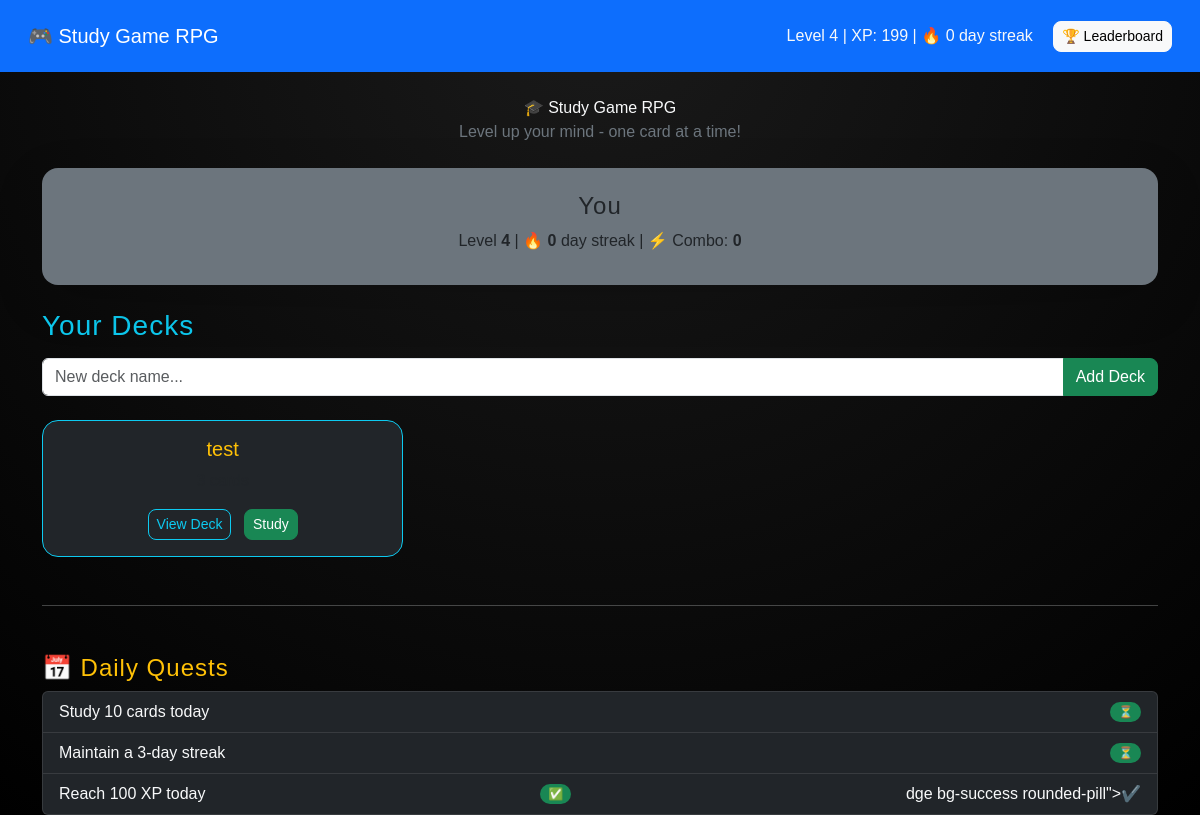
Before: / with the older database file.
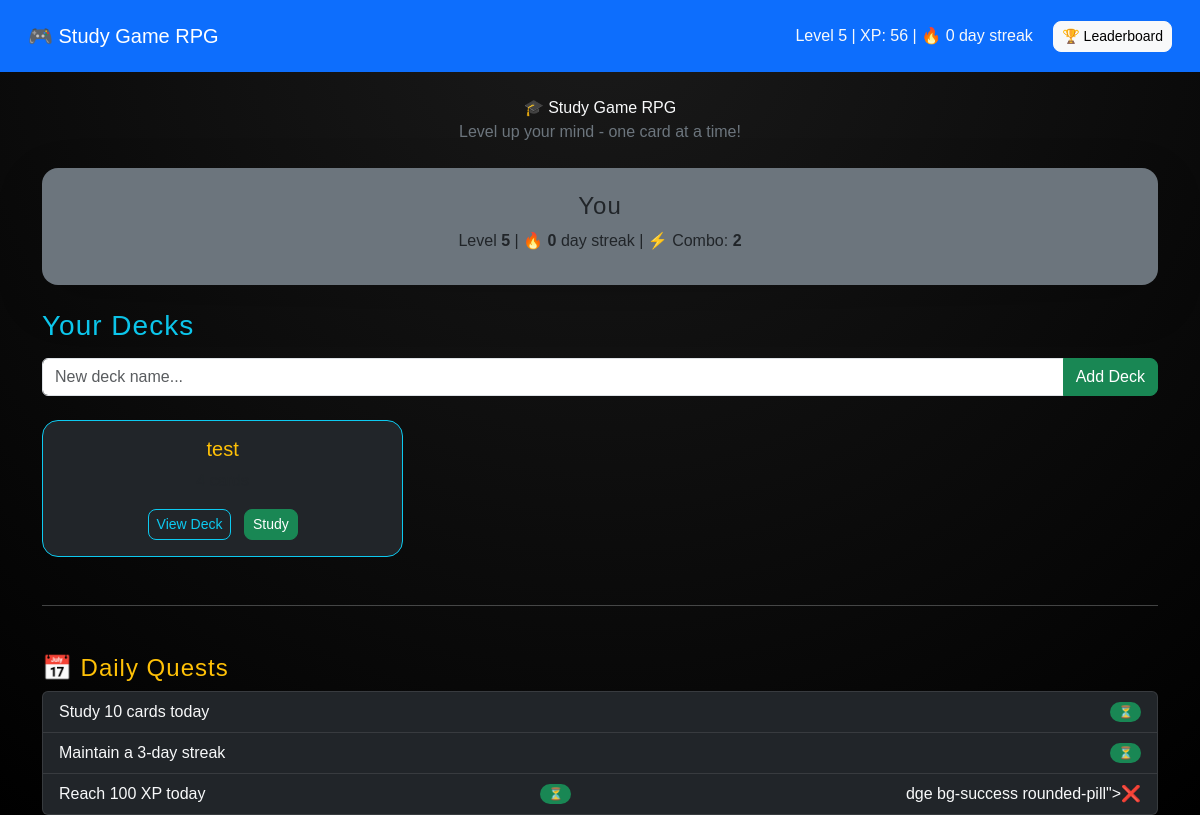
After: the same page with the newer database file.
### models.py (models this page shows)
class Player(db.Model):
    id = db.Column(db.Integer, primary_key=True)
    username = db.Column(db.String(50))
    xp = db.Column(db.Integer)
    level = db.Column(db.Integer)
    streak = db.Column(db.Integer)
    last_study = db.Column(db.String(20))
    combo = db.Column(db.Integer, default=0)

class Deck(db.Model):
    id = db.Column(db.Integer, primary_key=True)
    name = db.Column(db.String(100), nullable=False)
    cards = db.relationship("Card", backref="deck", cascade="all, delete")

### app.py (the view)
@app.route("/")
def index():
    decks = Deck.query.all()
    player = get_player()
    return render_template("index.html", decks=decks, player=player)

### app.py (called while the page is built)
def get_player():
    player = Player.query.first()
    if not player:
        player = Player(username="You", xp=0, level=1, streak=0, last_study=str(datetime.date.today()))
        db.session.add(player)
        db.session.commit()
    return player

@app.context_processor
def inject_player():
    try:
        return {"player": get_player()}
    except Exception:
        return {"player": None}

### templates/index.html (shortened to what this page needs)
{% extends "base.html" %}
{% block content %}
<div class="text-center mb-4"  <h1 class="fw-bold text-warning">🎓 Study Game RPG</h1>
  <p class="text-secondary">Level up your mind - one card at a time!</p>
</div>
<div class="card bg-secondary p-4 mb-4 text-center border-0 shadow-lg">
  <h4>{{ player and player.username or 'You' }}</h4>
  <p class="mb-2">
    Level <strong>{{ player and player.level or 1 }}</strong>
    | 🔥 <strong>{{ player and player.streak or 0 }}</strong> day streak
    | ⚡ Combo: <strong>{{ player and player.combo or 0 }}</strong>
  </p>
</div>
<h3 class="mb-3 text-info">Your Decks</h3>
<form method="post" action="/deck/create" class="input-group mb-4">
  <input name="name" class="form-control" placeholder="New deck name..." required>
  <button class="btn btn-success">Add Deck</button>
  </form>
<div class="row row-cols-1 row-cols-md-2 row-cols-lg-3 g-3">
  {% for deck in decks %}
  <div class="col">
    <div class="card bg-dark border border-info h-100">
      <div class="card-body text-center">
        <h5 class="card-title text-warning">{{ deck.name }}</h5>
        <p class="text-muted">{{ deck.cards|length }} cards</p>
        <a href="/deck/{{ deck.id }}" class="btn btn-outline-info btn-sm">View Deck</a>
        {% if deck.cards %}
        <a href="/study/{{ deck.id }}" class="btn btn-success btn-sm ms-2">Study</a>
        {% endif %}
      </div>
    </div>
  </div>
  {% else %}
  <div class="text-muted">No decks yet. Add one to begin!</div>
  {% endfor %}
</div>
<hr class="my-5">
<h4 class="text-warning">📅 Daily Quests</h4>
<ul class="list-group">
  <li class="list-group-item bg-dark text-light d-flex justify-content-between align-items-center">
    Study 10 cards today
    <span class="badge bg-success rounded-pill">{{ (player and player.streak >= 1) and "✅" or "⏳" }}</span>
  </li>
  <li class="list-group-item bg-dark text-light d-flex justify-content-between align-items-center">
    Maintain a 3-day streak
    <span class="badge bg-success rounded-pill">{{ (player and player.streak >= 3) and "✅" or "⏳" }}</span>
  </li>
  <li class="list-group-item bg-dark text-light d-flex justify-content-between align-items-center">
    Reach 100 XP today
    <span class="badge bg-success rounded-pill">{{ (player and player.xp >= 100) and "✅" or "⏳" }}</span>
dge bg-success rounded-pill">{{ player.xp >= 100 and "✔️" or "❌" }}</span>
  </li>
</ul>
{% endblock %}

### templates/base.html (shortened to what this page needs)
<!DOCTYPE html>
<html lang="en">
<head>
  <link href="https://cdn.jsdelivr.net/npm/bootstrap@5.3.3/dist/css/bootstrap.min.css" rel="stylesheet">
  <link rel="stylesheet" href="{{ url_for('static', filename='style.css') }}">
</head>
<body class="bg-dark text-light">
<nav class="navbar navbar-dark bg-primary p-3">
  <div class="container-fluid">
    <a class="navbar-brand" href="/">🎮 Study Game RPG</a>
    <div>
      Level {{ player.level }} | XP: {{ player.xp }} | 🔥 {{ player.streak }} day streak
      <a href="/leaderboard" class="btn btn-sm btn-light ms-3">🏆 Leaderboard</a>
    </div>
  </div>
</nav>
<div class="container mt-4">
  {% block content %}{% endblock %}
</div>
</body>
</html>

### static/style.css (style rules this page uses)
body { font-family: "Poppins", sans-serif; background: radial-gradient(circle at top, #1a1a1a, #000); color: #fff; min-height: 100vh; }
.card { border-radius: 1rem; transition: transform 0.3s ease, box-shadow 0.3s ease; }
h1, h3, h4 { letter-spacing: 1px; }
.btn { border-radius: 0.5rem; }
.list-group-item { background-color: #111; border: 1px solid rgba(255, 255, 255, 0.1); }
.list-group-item .badge, .card .badge { font-weight: bold; }

Changed rows visible on the page:
changed Player "You": level "4" → "5"; xp "199" → "56"; combo "0" → "2"; xp "✅" → "⏳"; xp "✔️" → "❌"
